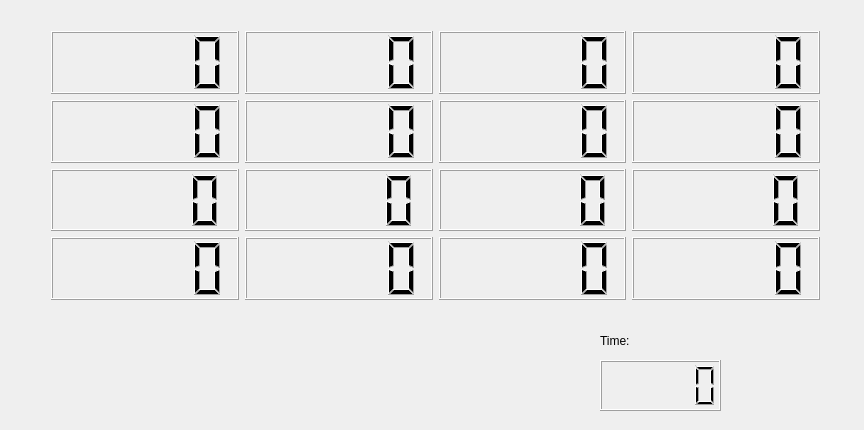
<?xml version="1.0" encoding="UTF-8"?>
<ui version="4.0">
 <class>MainWindow</class>
 <widget class="QMainWindow" name="MainWindow">
  <property name="geometry">
   <rect>
    <x>0</x>
    <y>0</y>
    <width>864</width>
    <height>430</height>
   </rect>
  </property>
  <property name="windowTitle">
   <string>MainWindow</string>
  </property>
  <widget class="QWidget" name="centralWidget">
   <widget class="QLCDNumber" name="timer">
    <property name="geometry">
     <rect>
      <x>600</x>
      <y>360</y>
      <width>121</width>
      <height>51</height>
     </rect>
    </property>
   </widget>
   <widget class="QWidget" name="layoutWidget">
    <property name="geometry">
     <rect>
      <x>40</x>
      <y>20</y>
      <width>791</width>
      <height>291</height>
     </rect>
    </property>
    <layout class="QGridLayout" name="gridLayout_2">
     <item row="0" column="0">
      <widget class="QLCDNumber" name="lcdNumber00"/>
     </item>
     <item row="0" column="1">
      <widget class="QLCDNumber" name="lcdNumber01"/>
     </item>
     <item row="0" column="2">
      <widget class="QLCDNumber" name="lcdNumber02"/>
     </item>
     <item row="0" column="3">
      <widget class="QLCDNumber" name="lcdNumber03"/>
     </item>
     <item row="1" column="0">
      <widget class="QLCDNumber" name="lcdNumber10"/>
     </item>
     <item row="1" column="1">
      <widget class="QLCDNumber" name="lcdNumber11"/>
     </item>
     <item row="1" column="2">
      <widget class="QLCDNumber" name="lcdNumber12"/>
     </item>
     <item row="1" column="3">
      <widget class="QLCDNumber" name="lcdNumber13"/>
     </item>
     <item row="2" column="0">
      <widget class="QLCDNumber" name="lcdNumber20"/>
     </item>
     <item row="2" column="1">
      <widget class="QLCDNumber" name="lcdNumber21"/>
     </item>
     <item row="2" column="2">
      <widget class="QLCDNumber" name="lcdNumber22"/>
     </item>
     <item row="2" column="3">
      <widget class="QLCDNumber" name="lcdNumber23"/>
     </item>
     <item row="3" column="0">
      <widget class="QLCDNumber" name="lcdNumber30"/>
     </item>
     <item row="3" column="1">
      <widget class="QLCDNumber" name="lcdNumber31"/>
     </item>
     <item row="3" column="2">
      <widget class="QLCDNumber" name="lcdNumber32"/>
     </item>
     <item row="3" column="3">
      <widget class="QLCDNumber" name="lcdNumber33"/>
     </item>
    </layout>
    <zorder>lcdNumber01</zorder>
    <zorder>lcdNumber02</zorder>
    <zorder>lcdNumber03</zorder>
    <zorder>lcdNumber10</zorder>
    <zorder>lcdNumber11</zorder>
    <zorder>lcdNumber12</zorder>
    <zorder>lcdNumber13</zorder>
    <zorder>lcdNumber20</zorder>
    <zorder>lcdNumber21</zorder>
    <zorder>lcdNumber22</zorder>
    <zorder>lcdNumber23</zorder>
    <zorder>lcdNumber30</zorder>
    <zorder>lcdNumber31</zorder>
    <zorder>lcdNumber32</zorder>
    <zorder>lcdNumber33</zorder>
    <zorder>lcdNumber00</zorder>
   </widget>
   <widget class="QLabel" name="label">
    <property name="geometry">
     <rect>
      <x>600</x>
      <y>330</y>
      <width>61</width>
      <height>21</height>
     </rect>
    </property>
    <property name="text">
     <string>Time:</string>
    </property>
   </widget>
   <widget class="QLabel" name="myreminder">
    <property name="geometry">
     <rect>
      <x>10</x>
      <y>360</y>
      <width>301</width>
      <height>41</height>
     </rect>
    </property>
    <property name="text">
     <string/>
    </property>
   </widget>
  </widget>
 </widget>
 <layoutdefault spacing="6" margin="11"/>
 <resources/>
 <connections/>
</ui>
